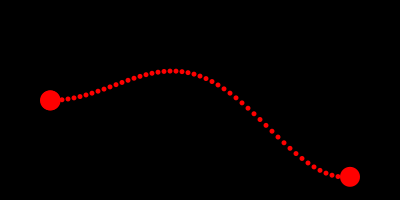
Frame 1 (no input)
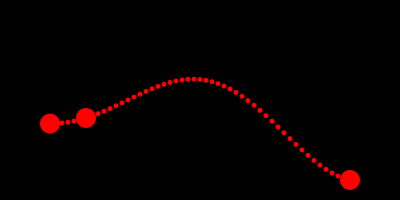
Frame 60 (the mouse pressed at the canvas centre just before this capture)
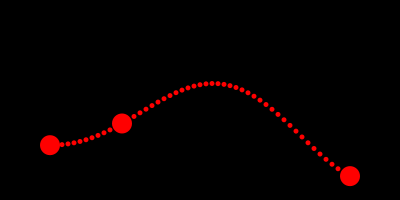
Frame 120 (the mouse held since frame 60 and released just before this capture)

The Processing sketch that drew these frames (run headless with seeded random() and noise(); from frame 60 on, the mouse is pressed at the canvas centre):

// Processing sketch: Ex_3_interpolrationfunction_2
// ── Ex_3_interpolrationfunction_2.pde
/*
 * 2 色のボールの間で位置と色を補完。中間ステップも表示
 */
PVector left, right;
void setup() {
    size(400, 200);
    noStroke();
    colorMode(HSB);
    left = new PVector(50, 0, color(0, 255, 255));
    right = new PVector(350, 0, color(0, 255, 255));
}

void draw() {
    background(0);
    // 中間ステップの一人サイズを設定
    float steps = 50;
    float stepSize = 20;
    left.y = getBallYPosotion(frameCount);
    right.y = getBallYPosotion(frameCount - 1000);
    // 左と右のボールを描く
    drawBal(0, 20);
    drawBal(1, 20);
    // 現在の補間点を計算
    float ip = (frameCount % 500) / 500.0;
    if (ip == 0) {
        left.z = color(random(160), 255, 255);
        right.z = color(random(120, 255), 255, 255);
    }
    for (int i = 0; i < steps; i++) {
        right.y = getBallYPosotion(frameCount - stepSize * i);
        drawBal(i/steps, 5);
    }
    // 真ん中のボールを描く
    right.y = getBallYPosotion(frameCount - stepSize * steps * ip);
    drawBal(ip, 20);
}

float getBallYPosotion(float time) {
    return map(sin(time/200.), -1, 1, 20, height-20);
}

void drawBal(float ip, int size) {
    // 左と右の位置の間を補完
    PVector position = PVector.lerp(left, right, ip);
    // 左と右の色の間を補完
    fill(lerpColor((color) left.z, (color) right.z, ip));
    // 真ん中のボールを描く
    ellipse(position.x, position.y, size, size);
}
